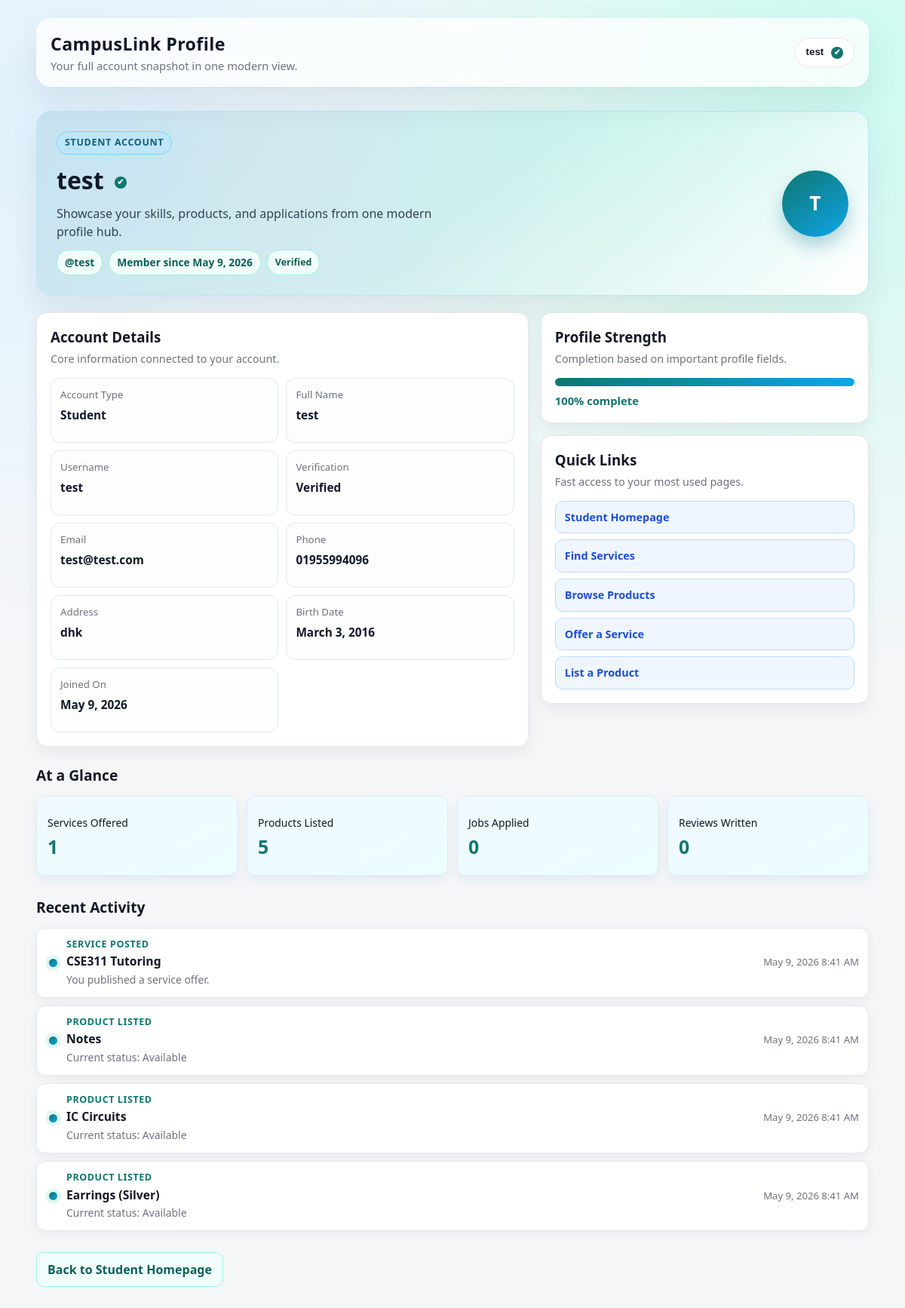
/myProfile.php (signed in), run on the app's committed database.
### tables this page shows
CREATE TABLE students(
	student_id INT(11) UNSIGNED PRIMARY KEY AUTO_INCREMENT,
    username VARCHAR(255) UNIQUE NOT NULL,
    passwd VARCHAR(255) NOT NULL,
    f_name VARCHAR(255) NOT NULL,
    m_name VARCHAR(255),
    l_name VARCHAR(255),
    address VARCHAR(255) NOT NULL,
    birth_day DATE NOT NULL,
    created_at DATETIME NOT NULL DEFAULT CURRENT_TIMESTAMP,
    email VARCHAR(255) UNIQUE NOT NULL,
    phone VARCHAR(20),
    verification_code VARCHAR(6) DEFAULT NULL,
    is_verified TINYINT(1) NOT NULL DEFAULT 0
);

CREATE TABLE services (
    service_id INT UNSIGNED AUTO_INCREMENT PRIMARY KEY,
    student_id INT UNSIGNED NOT NULL,
    service_title VARCHAR(255) NOT NULL,
    description TEXT,
    price DECIMAL(10,2),
    created_at DATETIME NOT NULL DEFAULT CURRENT_TIMESTAMP,

    FOREIGN KEY (student_id) REFERENCES students(student_id)
        ON DELETE CASCADE
);

CREATE TABLE products (
    product_id INT UNSIGNED AUTO_INCREMENT PRIMARY KEY,
    owner_id INT UNSIGNED NOT NULL,
    product_title VARCHAR(255) NOT NULL,
    description TEXT,
    price DECIMAL(10,2),
    qty INT(6),
    status ENUM('available', 'sold') NOT NULL DEFAULT 'available',
    created_at DATETIME NOT NULL DEFAULT CURRENT_TIMESTAMP,

    FOREIGN KEY (owner_id) REFERENCES students(student_id)
        ON DELETE CASCADE
);

### myProfile.php (the view, shortened to what this page needs)
<?php
require_once 'connection.php';
require_once 'verification_helpers.php';
function isFilled($value)
{
    return trim((string) $value) !== '';
}
function normalizeValue($value, $fallback = 'Not provided')
{
    $trimmed = trim((string) $value);
    return $trimmed === '' ? $fallback : $trimmed;
}
function formatDateValue($value)
{
    $date = date_create((string) $value);
    return date_format($date, 'F j, Y');
}
function fetchCount($con, $sql, $id)
{
    $stmt = mysqli_prepare($con, $sql);
    mysqli_stmt_bind_param($stmt, 'i', $id);
    mysqli_stmt_execute($stmt);
    $result = mysqli_stmt_get_result($stmt);
    $row = $result ? mysqli_fetch_assoc($result) : null;
    return (int) ($row['total'] ?? 0);
}
function fetchRows($con, $sql, $id)
{
    $rows = [];
    $stmt = mysqli_prepare($con, $sql);
    mysqli_stmt_bind_param($stmt, 'i', $id);
    mysqli_stmt_execute($stmt);
    $result = mysqli_stmt_get_result($stmt);
    if ($result) {
        while ($row = mysqli_fetch_assoc($result)) {
            $rows[] = $row;
        }
    }
    return $rows;
}
function formatDateTimeValue($value)
{
    $date = date_create((string) $value);
    return date_format($date, 'M j, Y g:i A');
}
function buildInitials($name)
{
    $parts = preg_split('/\s+/', trim((string) $name));
    $letters = '';
    foreach ($parts as $part) {
        $letters .= strtoupper(substr($part, 0, 1));
    }
    return $letters;
}
$role = $_SESSION['role'] ?? '';
$displayName = $_SESSION['username'] ?? 'User';
$accountType = '';
$roleMessage = '';
$memberSince = '';
$usernameTag = '';
$profileCompletion = 0;
$homePath = 'index.php';
$homeLabel = 'Back to Home';
$profileData = [];
$profileStats = [];
$quickLinks = [];
$activityItems = [];
$isVerified = false;
if ($role === 'student' && isset($_SESSION['student_id'])) {
    $studentId = (int) $_SESSION['student_id'];
    $accountType = 'Student';
    $homePath = 'homepage.php';
    $homeLabel = 'Back to Student Homepage';
    $stmt = mysqli_prepare(
        $con,
        'SELECT username, f_name, m_name, l_name, address, birth_day, email, phone, created_at, is_verified
         FROM students
         WHERE student_id = ?
         LIMIT 1'
    );
    if ($stmt) {
        mysqli_stmt_bind_param($stmt, 'i', $studentId);
        mysqli_stmt_execute($stmt);
        $result = mysqli_stmt_get_result($stmt);
        $student = $result ? mysqli_fetch_assoc($result) : null;
        if ($student) {
            $fullName = trim(
                ($student['f_name'] ?? '') . ' ' .
                ($student['m_name'] ?? '') . ' ' .
                ($student['l_name'] ?? '')
            );
            $displayName = $fullName;
            $isVerified = isVerifiedUser($student['is_verified'] ?? 0);
            $usernameTag = '@' . ($student['username'] ?? '');
            $memberSince = formatDateValue($student['created_at'] ?? null);
            $roleMessage = 'Showcase your skills, products, and applications from one modern profile hub.';
            $profileData = [
                'Account Type' => $accountType,
                'Full Name' => normalizeValue($fullName),
                'Username' => normalizeValue($student['username'] ?? ''),
                'Verification' => renderVerificationStatus($isVerified),
                'Email' => normalizeValue($student['email'] ?? ''),
                'Phone' => normalizeValue($student['phone'] ?? ''),
                'Address' => normalizeValue($student['address'] ?? ''),
                'Birth Date' => formatDateValue($student['birth_day'] ?? null),
                'Joined On' => formatDateValue($student['created_at'] ?? null),
            ];
            $profileStats = [
                'Services Offered' => fetchCount($con, 'SELECT COUNT(*) AS total FROM services WHERE student_id = ?', $studentId),
                'Products Listed' => fetchCount($con, 'SELECT COUNT(*) AS total FROM products WHERE owner_id = ?', $studentId),
                'Jobs Applied' => fetchCount($con, 'SELECT COUNT(*) AS total FROM apply_job WHERE applicant_id = ?', $studentId),
                'Reviews Written' => fetchCount($con, 'SELECT COUNT(*) AS total FROM reviews WHERE reviewer_id = ?', $studentId),
            ];
            $completionFields = [
                $fullName,
                $student['username'] ?? '',
                $student['email'] ?? '',
                $student['address'] ?? '',
                $student['birth_day'] ?? '',
                $student['phone'] ?? '',
            ];
            $filledFields = 0;
            foreach ($completionFields as $field) {
                if (isFilled($field)) {
                    $filledFields++;
                }
            }
            $profileCompletion = (int) round(($filledFields / count($completionFields)) * 100);
            $quickLinks = [
                ['href' => 'homepage.php', 'label' => 'Student Homepage'],
                ['href' => 'services.php', 'label' => 'Find Services'],
                ['href' => 'products.php', 'label' => 'Browse Products'],
                ['href' => 'offer.php', 'label' => 'Offer a Service'],
                ['href' => 'list.php', 'label' => 'List a Product'],
            ];
            $serviceRows = fetchRows(
                $con,
                'SELECT service_title AS title, created_at
                 FROM services
                 WHERE student_id = ?
                 ORDER BY created_at DESC
                 LIMIT 3',
                $studentId
            );
            foreach ($serviceRows as $row) {
                $activityItems[] = [
                    'type' => 'Service Posted',
                    'title' => normalizeValue($row['title'] ?? ''),
                    'meta' => 'You published a service offer.',
                    'time_raw' => $row['created_at'] ?? '',
                ];
            }
            $productRows = fetchRows(
                $con,
                'SELECT product_title AS title, status, created_at
                 FROM products
                 WHERE owner_id = ?
                 ORDER BY created_at DESC
                 LIMIT 3',
                $studentId
            );
            foreach ($productRows as $row) {
                $status = ucfirst(strtolower((string) ($row['status'] ?? 'available')));
                $activityItems[] = [
                    'type' => 'Product Listed',
                    'title' => normalizeValue($row['title'] ?? ''),
                    'meta' => 'Current status: ' . $status,
                    'time_raw' => $row['created_at'] ?? '',
                ];
            }
        }
    }
}
if (count($activityItems) > 0) {
    usort($activityItems, static function ($a, $b) {
        return strtotime((string) ($b['time_raw'] ?? '')) <=> strtotime((string) ($a['time_raw'] ?? ''));
    });
    $activityItems = array_slice($activityItems, 0, 6);
    foreach ($activityItems as $index => $item) {
        $activityItems[$index]['time'] = formatDateTimeValue($item['time_raw'] ?? '');
    }
}
$avatarInitials = buildInitials($displayName);
?>
<!DOCTYPE html>
<html lang="en">
<head>
    <?php $cssVersion = file_exists(__DIR__ . '/styles.css') ? (string) filemtime(__DIR__ . '/styles.css') : '1'; ?>
    <link rel="stylesheet" href="styles.css?v=<?php echo urlencode($cssVersion); ?>">
</head>
<body>
    <div class="container profile-page">
        <header class="topbar">
            <div class="brand">
                <h1>CampusLink Profile</h1>
                <p>Your full account snapshot in one modern view.</p>
            </div>
            <div class="user-menu">
                <button class="user-trigger" type="button"><?php echo renderVerifiedName($displayName, $role === 'student' && $isVerified); ?></button>
            </div>
        </header>
        <section class="profile-hero-card">
            <div class="profile-hero-copy">
                <p class="profile-badge"><?php echo htmlspecialchars($accountType); ?> Account</p>
                <h2><?php echo renderVerifiedName($displayName, $role === 'student' && $isVerified); ?></h2>
                <p class="profile-subtitle"><?php echo htmlspecialchars($roleMessage); ?></p>
                <div class="profile-pill-row">
                    <span class="profile-pill"><?php echo htmlspecialchars($usernameTag); ?></span>
                    <span class="profile-pill">Member since <?php echo htmlspecialchars($memberSince); ?></span>
                    <?php if ($role === 'student'): ?>
                        <span class="verified-status"><?php echo htmlspecialchars(renderVerificationStatus($isVerified)); ?></span>
                    <?php endif; ?>
                </div>
            </div>
            <div class="profile-avatar" aria-hidden="true"><?php echo htmlspecialchars($avatarInitials); ?></div>
        </section>
        <div class="profile-layout">
            <section class="profile-card">
                <div class="profile-card-head">
                    <h3>Account Details</h3>
                    <p>Core information connected to your account.</p>
                </div>
                <div class="profile-details-grid">
                    <?php foreach ($profileData as $label => $value): ?>
                        <div class="profile-detail-item">
                            <p class="profile-detail-label"><?php echo htmlspecialchars($label); ?></p>
                            <p class="profile-detail-value"><?php echo htmlspecialchars((string) $value); ?></p>
                        </div>
                    <?php endforeach; ?>
                </div>
            </section>
            <aside class="profile-side-stack">
                <section class="profile-card">
                    <div class="profile-card-head">
                        <h3>Profile Strength</h3>
                        <p>Completion based on important profile fields.</p>
                    </div>
                    <div class="profile-progress-wrap">
                        <div class="profile-progress-track">
                            <span style="width: <?php echo (int) $profileCompletion; ?>%;"></span>
                        </div>
                        <p class="profile-progress-value"><?php echo (int) $profileCompletion; ?>% complete</p>
                    </div>
                </section>
                <section class="profile-card">
                    <div class="profile-card-head">
                        <h3>Quick Links</h3>
                        <p>Fast access to your most used pages.</p>
                    </div>
                    <div class="profile-links">
                        <?php foreach ($quickLinks as $link): ?>
                            <?php if (($link['type'] ?? '') === 'logout'): ?>
                                <form method="post" action="logout.php" class="profile-link-form">
                                    <button type="submit" class="profile-quick-link profile-quick-link-btn"><?php echo htmlspecialchars($link['label']); ?></button>
                                </form>
                            <?php else: ?>
                                <a class="profile-quick-link" href="<?php echo htmlspecialchars($link['href']); ?>"><?php echo htmlspecialchars($link['label']); ?></a>
                            <?php endif; ?>
                        <?php endforeach; ?>
                    </div>
                </section>
            </aside>
        </div>
        <section class="section">
            <h3>At a Glance</h3>
            <div class="profile-stat-grid">
                <?php foreach ($profileStats as $label => $value): ?>
                    <article class="profile-stat-card">
                        <p class="profile-stat-label"><?php echo htmlspecialchars($label); ?></p>
                        <p class="profile-stat-value"><?php echo (int) $value; ?></p>
                    </article>
                <?php endforeach; ?>
            </div>
        </section>
        <section class="section">
            <h3>Recent Activity</h3>
            <?php if (count($activityItems) > 0): ?>
                <div class="profile-timeline">
                    <?php foreach ($activityItems as $item): ?>
                        <article class="profile-activity-item">
                            <div class="profile-activity-mark"></div>
                            <div>
                                <p class="profile-activity-type"><?php echo htmlspecialchars($item['type']); ?></p>
                                <h4 class="profile-activity-title"><?php echo htmlspecialchars($item['title']); ?></h4>
                                <p class="profile-activity-meta"><?php echo htmlspecialchars($item['meta']); ?></p>
                            </div>
                            <p class="profile-activity-time"><?php echo htmlspecialchars($item['time']); ?></p>
                        </article>
                    <?php endforeach; ?>
                </div>
            <?php else: ?>
                <p class="empty">No recent activity yet. Once you post or apply, updates will appear here.</p>
            <?php endif; ?>
        </section>
        <section class="section">
            <a class="profile-home-link" href="<?php echo htmlspecialchars($homePath); ?>"><?php echo htmlspecialchars($homeLabel); ?></a>
        </section>
    </div>
</body>
</html>

### verification_helpers.php (shortened to what this page needs)
<?php
function isVerifiedUser($value): bool
{
    return (int) $value === 1;
}
function renderVerifiedName(string $name, bool $isVerified): string
{
    $safeName = htmlspecialchars($name);
    return $safeName . ' <span class="verified-badge" title="Verified account" aria-label="Verified account">&#10004;</span>';
}
function renderVerificationStatus(bool $isVerified): string
{
    return $isVerified ? 'Verified' : 'Not Verified';
}

### data on the page
students: username "@test", created_at "May 9, 2026", is_verified "Verified", avatarInitials "T", username "test", email "test@test.com", phone "01955994096", address "dhk"
services: type "SERVICE POSTED", service_title "CSE311 Tutoring", meta "You published a service offer.", time "May 9, 2026 8:41 AM"
products: type "PRODUCT LISTED", product_title "Notes", meta "Current status: Available", time "May 9, 2026 8:41 AM"
products: type "PRODUCT LISTED", product_title "IC Circuits", meta "Current status: Available", time "May 9, 2026 8:41 AM"
products: type "PRODUCT LISTED", product_title "Earrings (Silver)", meta "Current status: Available", time "May 9, 2026 8:41 AM"

### other printed values
$safeName "test test"
$accountType "STUDENT"
$roleMessage "Showcase your skills, products, and applications from one modern profile hub."
$label "Account Type"
$value "Student"
$label "Full Name"
$value "test"
$label "Username"
$label "Verification"
$value "Verified"
$label "Email"
$label "Phone"
$label "Address"
$label "Birth Date"
$value "March 3, 2016"
